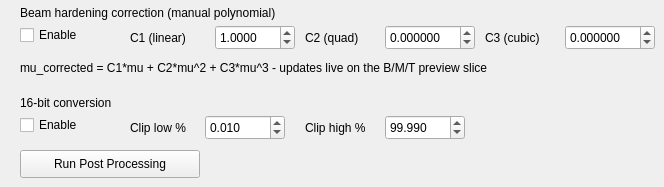
    <widget class="QWidget" name="tab_3">
     <attribute name="title">
      <string>Post Processing</string>
     </attribute>
     <widget class="QLabel" name="label_17">
      <property name="geometry">
       <rect>
        <x>20</x>
        <y>5</y>
        <width>300</width>
        <height>16</height>
       </rect>
      </property>
      <property name="text">
       <string>Beam hardening correction (manual polynomial)</string>
      </property>
     </widget>
     <widget class="QCheckBox" name="checkBox_bhEnable">
      <property name="geometry">
       <rect>
        <x>20</x>
        <y>25</y>
        <width>90</width>
        <height>20</height>
       </rect>
      </property>
      <property name="text">
       <string>Enable</string>
      </property>
     </widget>
     <widget class="QLabel" name="label_bhC1">
      <property name="geometry">
       <rect>
        <x>130</x>
        <y>30</y>
        <width>80</width>
        <height>16</height>
       </rect>
      </property>
      <property name="text">
       <string>C1 (linear)</string>
      </property>
     </widget>
     <widget class="QDoubleSpinBox" name="doubleSpinBox_bhC1">
      <property name="geometry">
       <rect>
        <x>215</x>
        <y>25</y>
        <width>80</width>
        <height>25</height>
       </rect>
      </property>
      <property name="decimals">
       <number>4</number>
      </property>
      <property name="minimum">
       <double>-10.000000000000000</double>
      </property>
      <property name="maximum">
       <double>10.000000000000000</double>
      </property>
      <property name="singleStep">
       <double>0.010000000000000</double>
      </property>
      <property name="value">
       <double>1.000000000000000</double>
      </property>
     </widget>
     <widget class="QLabel" name="label_bhC2">
      <property name="geometry">
       <rect>
        <x>305</x>
        <y>30</y>
        <width>75</width>
        <height>16</height>
       </rect>
      </property>
      <property name="text">
       <string>C2 (quad)</string>
      </property>
     </widget>
     <widget class="QDoubleSpinBox" name="doubleSpinBox_bhC2">
      <property name="geometry">
       <rect>
        <x>385</x>
        <y>25</y>
        <width>90</width>
        <height>25</height>
       </rect>
      </property>
      <property name="decimals">
       <number>6</number>
      </property>
      <property name="minimum">
       <double>-10.000000000000000</double>
      </property>
      <property name="maximum">
       <double>10.000000000000000</double>
      </property>
      <property name="singleStep">
       <double>0.000100000000000</double>
      </property>
      <property name="value">
       <double>0.000000000000000</double>
      </property>
     </widget>
     <widget class="QLabel" name="label_bhC3">
      <property name="geometry">
       <rect>
        <x>485</x>
        <y>30</y>
        <width>75</width>
        <height>16</height>
       </rect>
      </property>
      <property name="text">
       <string>C3 (cubic)</string>
      </property>
     </widget>
     <widget class="QDoubleSpinBox" name="doubleSpinBox_bhC3">
      <property name="geometry">
       <rect>
        <x>565</x>
        <y>25</y>
        <width>90</width>
        <height>25</height>
       </rect>
      </property>
      <property name="decimals">
       <number>6</number>
      </property>
      <property name="minimum">
       <double>-10.000000000000000</double>
      </property>
      <property name="maximum">
       <double>10.000000000000000</double>
      </property>
      <property name="singleStep">
       <double>0.000100000000000</double>
      </property>
      <property name="value">
       <double>0.000000000000000</double>
      </property>
     </widget>
     <widget class="QLabel" name="label_bhHint">
      <property name="geometry">
       <rect>
        <x>20</x>
        <y>60</y>
        <width>500</width>
        <height>16</height>
       </rect>
      </property>
      <property name="text">
       <string>mu_corrected = C1*mu + C2*mu^2 + C3*mu^3 - updates live on the B/M/T preview slice</string>
      </property>
     </widget>
     <widget class="QLabel" name="label_18">
      <property name="geometry">
       <rect>
        <x>20</x>
        <y>95</y>
        <width>231</width>
        <height>16</height>
       </rect>
      </property>
      <property name="text">
       <string>16-bit conversion</string>
      </property>
     </widget>
     <widget class="QCheckBox" name="checkBox_16bitEnable">
      <property name="geometry">
       <rect>
        <x>20</x>
        <y>115</y>
        <width>90</width>
        <height>20</height>
       </rect>
      </property>
      <property name="text">
       <string>Enable</string>
      </property>
     </widget>
     <widget class="QLabel" name="label_clipLow">
      <property name="geometry">
       <rect>
        <x>130</x>
        <y>120</y>
        <width>70</width>
        <height>16</height>
       </rect>
      </property>
      <property name="text">
       <string>Clip low %</string>
      </property>
     </widget>
     <widget class="QDoubleSpinBox" name="doubleSpinBox_clipLow">
      <property name="geometry">
       <rect>
        <x>205</x>
        <y>115</y>
        <width>80</width>
        <height>25</height>
       </rect>
      </property>
      <property name="decimals">
       <number>3</number>
      </property>
      <property name="minimum">
       <double>0.000000000000000</double>
      </property>
      <property name="maximum">
       <double>50.000000000000000</double>
      </property>
      <property name="singleStep">
       <double>0.010000000000000</double>
      </property>
      <property name="value">
       <double>0.010000000000000</double>
      </property>
     </widget>
     <widget class="QLabel" name="label_clipHigh">
      <property name="geometry">
       <rect>
        <x>305</x>
        <y>120</y>
        <width>75</width>
        <height>16</height>
       </rect>
      </property>
      <property name="text">
       <string>Clip high %</string>
      </property>
     </widget>
     <widget class="QDoubleSpinBox" name="doubleSpinBox_clipHigh">
      <property name="geometry">
       <rect>
        <x>385</x>
        <y>115</y>
        <width>80</width>
        <height>25</height>
       </rect>
      </property>
      <property name="decimals">
       <number>3</number>
      </property>
      <property name="minimum">
       <double>50.000000000000000</double>
      </property>
      <property name="maximum">
       <double>100.000000000000000</double>
      </property>
      <property name="singleStep">
       <double>0.010000000000000</double>
      </property>
      <property name="value">
       <double>99.989999999999995</double>
      </property>
     </widget>
     <widget class="QPushButton" name="pushButton_runPostProcess">
      <property name="geometry">
       <rect>
        <x>20</x>
        <y>150</y>
        <width>180</width>
        <height>28</height>
       </rect>
      </property>
      <property name="text">
       <string>Run Post Processing</string>
      </property>
     </widget>
     <widget class="QLabel" name="label_post_status">
      <property name="geometry">
       <rect>
        <x>215</x>
        <y>155</y>
        <width>400</width>
        <height>20</height>
       </rect>
      </property>
      <property name="text">
       <string/>
      </property>
     </widget>
    </widget>
